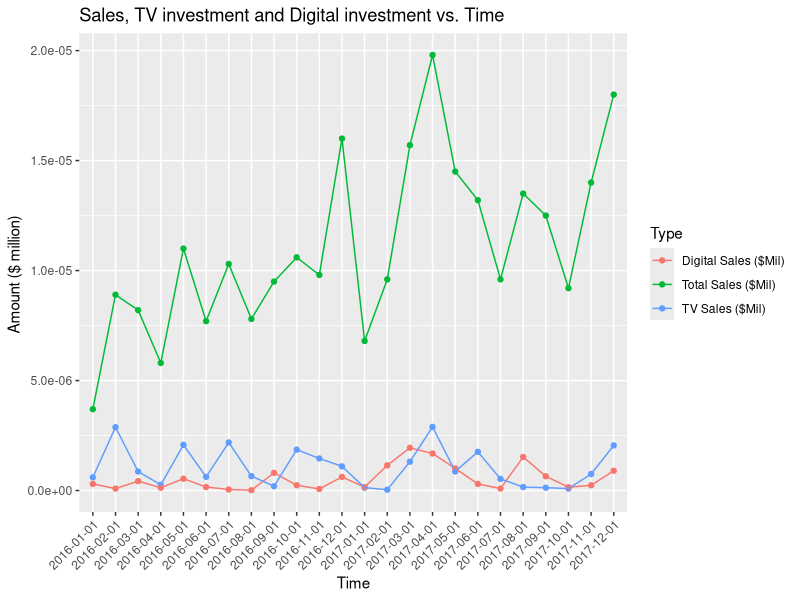

This figure's R source: (Note: this script raises an error after producing the figure.)
## ---- chunk 1
list.of.packages <- c("readxl", "tidyverse", "GGally")
new.packages <- list.of.packages[!(list.of.packages %in% installed.packages()[,"Package"])]
if(length(new.packages)) install.packages(new.packages)

library(readxl)
library(tidyverse)
library(GGally)
## ---- chunk 2
salesData = read_excel("toy_sales_data.xlsx", sheet=1)
attach(salesData)

# Clean up the labels and scale the values for nice plotting
salesData <- salesData %>% 
  mutate(digital_spend = digital_spend/10^6) %>% 
  mutate(sales = sales/10^6) %>% 
  mutate(tv_spend = tv_spend/10^6) %>% 
  rename(`Digital Sales ($Mil)` = digital_spend) %>%
  rename(`Total Sales ($Mil)` = sales) %>%
  rename(`TV Sales ($Mil)` = tv_spend)
## ---- chunk 3
tidySales = gather(salesData,  "Type", "Amount", 2:4)

ggplot(data= tidySales, aes(x=factor(month), y=Amount/10^6, colour=Type, group=Type))+
  geom_point()+
  geom_line()+
  ggtitle("Sales, TV investment and Digital investment vs. Time")+
  xlab("Time")+
  ylab("Amount ($ million) ") + 
  theme(axis.text.x = element_text(angle = 45, hjust = 1))
## ---- chunk 4
features <- c("Digital Sales ($Mil)", "Total Sales ($Mil)", "TV Sales ($Mil)")
    
lowerTriangleFunction <- function(data, mapping, ...){
  p <- ggplot(data = data, mapping = mapping) + 
    geom_point(alpha = 0.4) + 
    geom_smooth(method=lm, fill="blue", color="blue", se = FALSE, ...)
  p
}

currentTriangleFunction <- function(data, mapping, color = I("grey50"), sizeRange = c(3, 5), ...) {
  
  # get the x and y data to use the other code
  x <- eval(mapping$x, data)
  y <- eval(mapping$y, data)
  
  ct <- cor.test(x,y)
  sig <- symnum(
    ct$p.value, 
    corr = FALSE, 
    na = FALSE,
    cutpoints = c(0, 0.05, 0.1, 1),
    symbols = c("p-val < 0.05", ".", "p-val > 0.05")
  )
  
  r <- unname(ct$estimate)
  rt <- format(r, digits=2)[1]
  
  # since we can't print it to get the strsize, just use the max size range
  cex <- max(sizeRange)
  
  # helper function to calculate a useable size
  percent_of_range <- function(percent, range) {
    percent * diff(range) + min(range, na.rm = TRUE)
  }
  
  # plot the cor value
  ggally_text(
    label = as.character(rt), 
    mapping = aes(),
    xP = 0.5, yP = 0.5, 
    size = I(percent_of_range(cex * abs(r), sizeRange)),
    color = color,
    ...
  ) + 
    # add the sig stars
    geom_text(
      aes_string(
        x = 0.8,
        y = 0.8
      ),
      label = sig, 
      size = 3,
      color = color,
      ...
    ) + 
    # remove all the background stuff and wrap it with a dashed line
    theme_classic() + 
    theme(
      panel.background = element_rect(
        color = color, 
        linetype = "longdash"
      ), 
      axis.line = element_blank(), 
      axis.ticks = element_blank(), 
      axis.text.y = element_blank(), 
      axis.text.x = element_blank()
    )
}
    
ggpairs(salesData %>% 
          select(features),
        columns = features, 
        lower = list(continuous = lowerTriangleFunction), 
        upper = list(continuous = currentTriangleFunction)
        )
## ---- chunk 5
#fitting a linear regression model to the data: use all data points
salesRegression = lm(sales ~ tv_spend + digital_spend + trend + xmas)

plot(salesRegression) #assumptions of linear regression appear to check out (random, normally dist errors)
summary(salesRegression)
## ---- chunk 6
logSalesRegression = lm(log(sales) ~ tv_spend + digital_spend + trend + xmas)
summary(logSalesRegression)
## ---- chunk 7
ROI = (2.026-1)/1*100   #102.6%
## ---- chunk 8
plannedData = read_excel("toy_sales_data.xlsx", sheet=2)
plannedData$trend = c(25,26,27)  #continue the trend variable for the following months
plannedData$xmas = c(0,0,0)      #none of the prediction dates are xmas
predict.lm(salesRegression, plannedData)   #predicted sales
